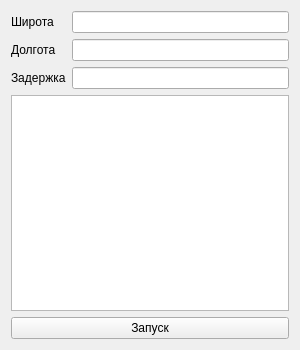
<?xml version="1.0" encoding="UTF-8"?>
<ui version="4.0">
 <class>Form</class>
 <widget class="QWidget" name="Form">
  <property name="geometry">
   <rect>
    <x>0</x>
    <y>0</y>
    <width>300</width>
    <height>350</height>
   </rect>
  </property>
  <property name="minimumSize">
   <size>
    <width>300</width>
    <height>350</height>
   </size>
  </property>
  <property name="maximumSize">
   <size>
    <width>600</width>
    <height>600</height>
   </size>
  </property>
  <property name="windowTitle">
   <string>Weather</string>
  </property>
  <layout class="QVBoxLayout" name="verticalLayout_3">
   <item>
    <layout class="QHBoxLayout" name="horizontalLayout">
     <item>
      <layout class="QVBoxLayout" name="verticalLayout">
       <item>
        <widget class="QLabel" name="labelLat">
         <property name="text">
          <string>Широта</string>
         </property>
        </widget>
       </item>
       <item>
        <widget class="QLabel" name="labelLon">
         <property name="text">
          <string>Долгота</string>
         </property>
        </widget>
       </item>
       <item>
        <widget class="QLabel" name="labelDelay">
         <property name="text">
          <string>Задержка</string>
         </property>
        </widget>
       </item>
      </layout>
     </item>
     <item>
      <layout class="QVBoxLayout" name="verticalLayout_2">
       <item>
        <widget class="QLineEdit" name="lineEditLat"/>
       </item>
       <item>
        <widget class="QLineEdit" name="lineEditLon"/>
       </item>
       <item>
        <widget class="QLineEdit" name="lineEditDelay"/>
       </item>
      </layout>
     </item>
    </layout>
   </item>
   <item>
    <widget class="QTextBrowser" name="textBrowserWeather"/>
   </item>
   <item>
    <widget class="QPushButton" name="pushButtonHandle">
     <property name="text">
      <string>Запуск</string>
     </property>
     <property name="checkable">
      <bool>true</bool>
     </property>
     <property name="checked">
      <bool>false</bool>
     </property>
    </widget>
   </item>
  </layout>
 </widget>
 <resources/>
 <connections/>
</ui>
